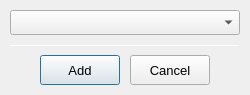
<?xml version="1.0" encoding="UTF-8"?>
<ui version="4.0">
 <class>EditorAddKeyStateWindow</class>
 <widget class="QDialog" name="EditorAddKeyStateWindow">
  <property name="geometry">
   <rect>
    <x>0</x>
    <y>0</y>
    <width>250</width>
    <height>95</height>
   </rect>
  </property>
  <property name="windowTitle">
   <string>Add Key State</string>
  </property>
  <widget class="QComboBox" name="cbKeys">
   <property name="geometry">
    <rect>
     <x>10</x>
     <y>10</y>
     <width>230</width>
     <height>25</height>
    </rect>
   </property>
   <property name="minimumSize">
    <size>
     <width>0</width>
     <height>25</height>
    </size>
   </property>
   <property name="maximumSize">
    <size>
     <width>16777215</width>
     <height>25</height>
    </size>
   </property>
   <property name="font">
    <font>
     <pointsize>10</pointsize>
    </font>
   </property>
  </widget>
  <widget class="QPushButton" name="pushButtonAdd">
   <property name="geometry">
    <rect>
     <x>40</x>
     <y>55</y>
     <width>80</width>
     <height>30</height>
    </rect>
   </property>
   <property name="minimumSize">
    <size>
     <width>80</width>
     <height>30</height>
    </size>
   </property>
   <property name="maximumSize">
    <size>
     <width>16777215</width>
     <height>30</height>
    </size>
   </property>
   <property name="font">
    <font>
     <pointsize>10</pointsize>
    </font>
   </property>
   <property name="text">
    <string>Add</string>
   </property>
  </widget>
  <widget class="QPushButton" name="pushButtonCancel">
   <property name="geometry">
    <rect>
     <x>130</x>
     <y>55</y>
     <width>80</width>
     <height>30</height>
    </rect>
   </property>
   <property name="minimumSize">
    <size>
     <width>80</width>
     <height>25</height>
    </size>
   </property>
   <property name="maximumSize">
    <size>
     <width>16777215</width>
     <height>30</height>
    </size>
   </property>
   <property name="font">
    <font>
     <pointsize>10</pointsize>
    </font>
   </property>
   <property name="text">
    <string>Cancel</string>
   </property>
  </widget>
  <widget class="Line" name="line">
   <property name="geometry">
    <rect>
     <x>10</x>
     <y>45</y>
     <width>230</width>
     <height>1</height>
    </rect>
   </property>
   <property name="orientation">
    <enum>Qt::Orientation::Horizontal</enum>
   </property>
  </widget>
 </widget>
 <resources/>
 <connections/>
</ui>
